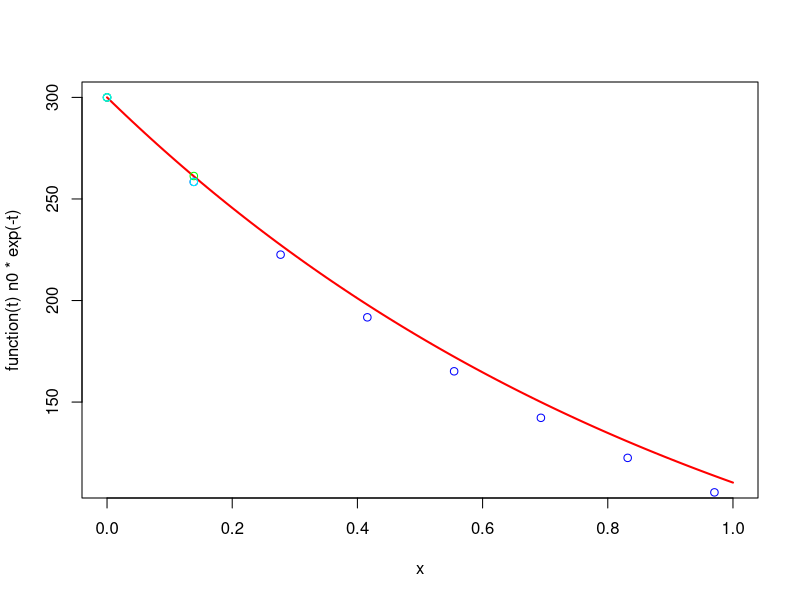

Recreate this plot in R.
EulerStep <- function(f, x, y, h){return(y+h*f(x,y))}
EulerStep2a <- function(f, x, y, h)
{
  hpul <- h*0.5
  return(y+h*f(x+hpul,EulerStep(f, x, y, hpul)))
  }
EulerStep2b <- function(f, x, y, h)
{
  f(x, EulerStep(f, x, y, h))
  return(y+h*f(x,y))
}


f <- function(x, y){return(-y)}


N <- 10
tMax <- 2*log(2)
dt <- tMax/N
t <- dt*(0:N)
n0 <- 300

n <- t
n[1] <- n0
for(i in 1:N) n[i+1] <- EulerStep(f, t[i], n[i], dt)

plot(function(t) n0*exp(-t), col='red', lwd=2)
points(t, n, col='blue')


n2a <- t
n2a[1] <- n0
for(i in 1:N) n[i+1] <- EulerStep2a(f, t[i], n2a[i], dt)
points(t, n, col='green')


n2b <- t
n2b[1] <- n0
for(i in 1:N) n[i+1] <- EulerStep2b(f, t[i], n2b[i], dt)
points(t, n, col='cyan')